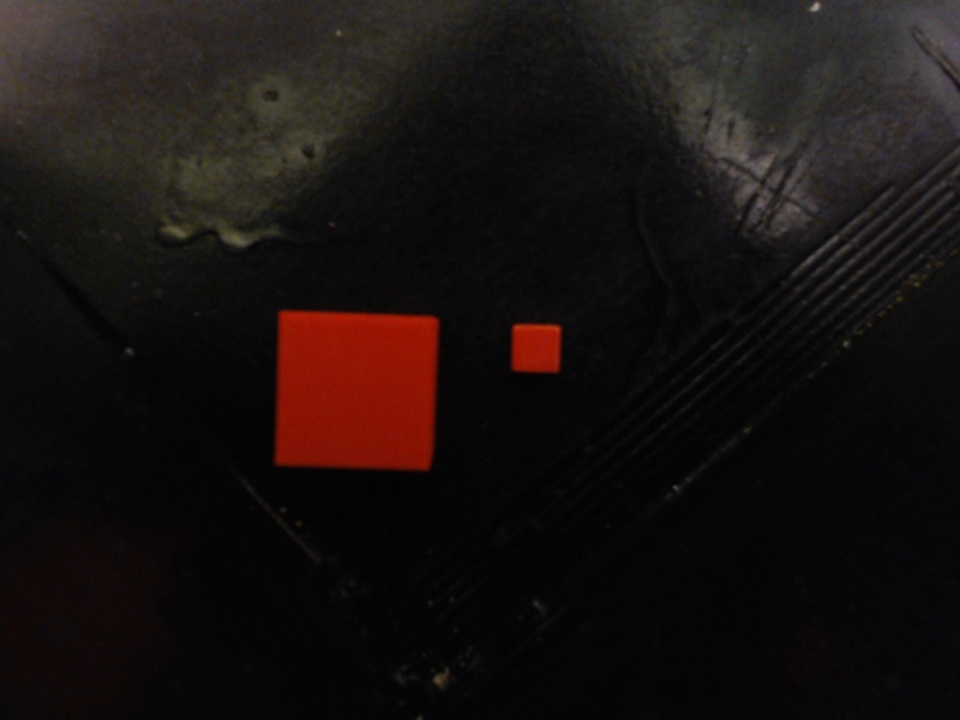
#> input picture img/testing/top.jpg, 960 x 720 px
$ python objectSize.py   (older library calls are emulated)
#> lines starting #> are read from the running program, lines starting #| are printed output that depends on the picture; after the words box and inside, x2 and y2 are one past the last pixel; in counts of white or black regions, pixels touching at a corner belong together; long printed decimals are rounded
# Heavily based on code by Adrian Rosebebrock:
# https://www.pyimagesearch.com/2016/03/28/measuring-size-of-objects-in-an-image-with-opencv/

# import the necessary packages
from scipy.spatial import distance as dist
from imutils import perspective
from imutils import contours
import numpy as np
import argparse
import imutils
import cv2

# Variables of interest
cameraType = "top"
refObjectWidth = 10 # Width of reference object in millimeters
objArea = None;
test = None; # Test variable to be thrown around

if cameraType is "side":
    inputImgPath = "img/testing/side.jpg"
    orderingDirection = "left-to-right"
    cannyLowerBound = 70;
else:
    inputImgPath = "img/testing/top.jpg"
    orderingDirection = "right-to-left"
    cannyLowerBound = 30;


# Function that returns midpoint between two points
def midpoint(ptA, ptB):
    return ((ptA[0] + ptB[0]) * 0.5, (ptA[1] + ptB[1]) * 0.5)

# PART 1 : Extracting objects from image #

# load the image, convert it to grayscale, and blur it slightly
img = cv2.imread(inputImgPath)
#> img is the input picture: shape (720, 960, 3); mean B, G, R 16.4, 17.9, 24.1
#img = cv2.cvtColor(img, cv2.COLOR_BGR2HSV)
gray = cv2.cvtColor(img, cv2.COLOR_BGR2GRAY)
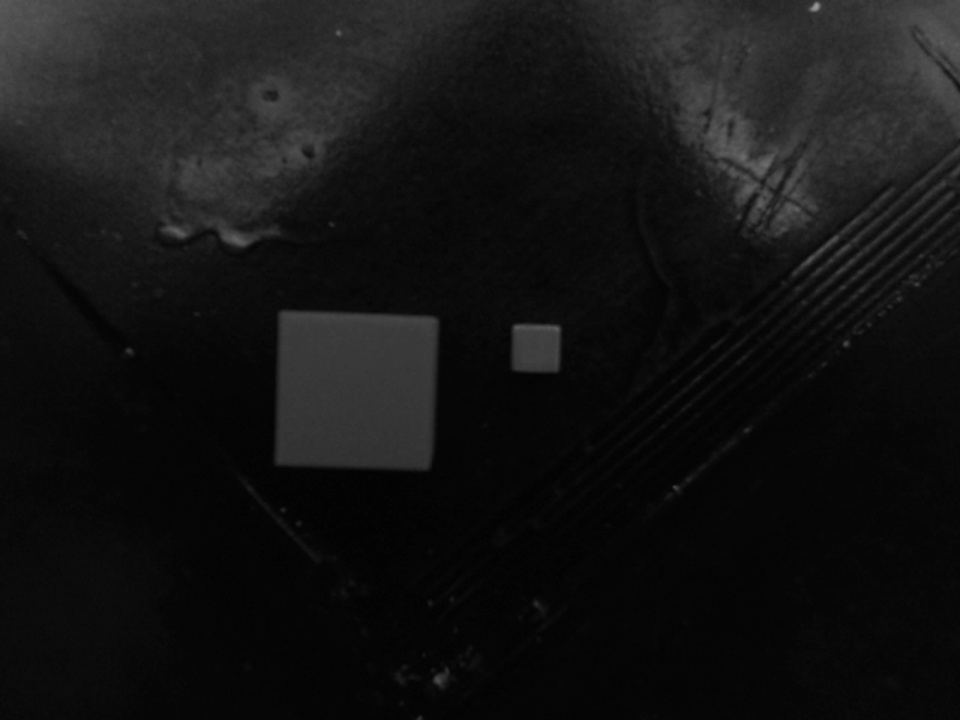
#> gray: shape (720, 960); min 1, max 156, mean 19.6
gray = cv2.GaussianBlur(gray, (7, 7), 0)

# perform edge detection, then perform a dilation + erosion to close gaps
edged = cv2.Canny(gray, cannyLowerBound, 100)
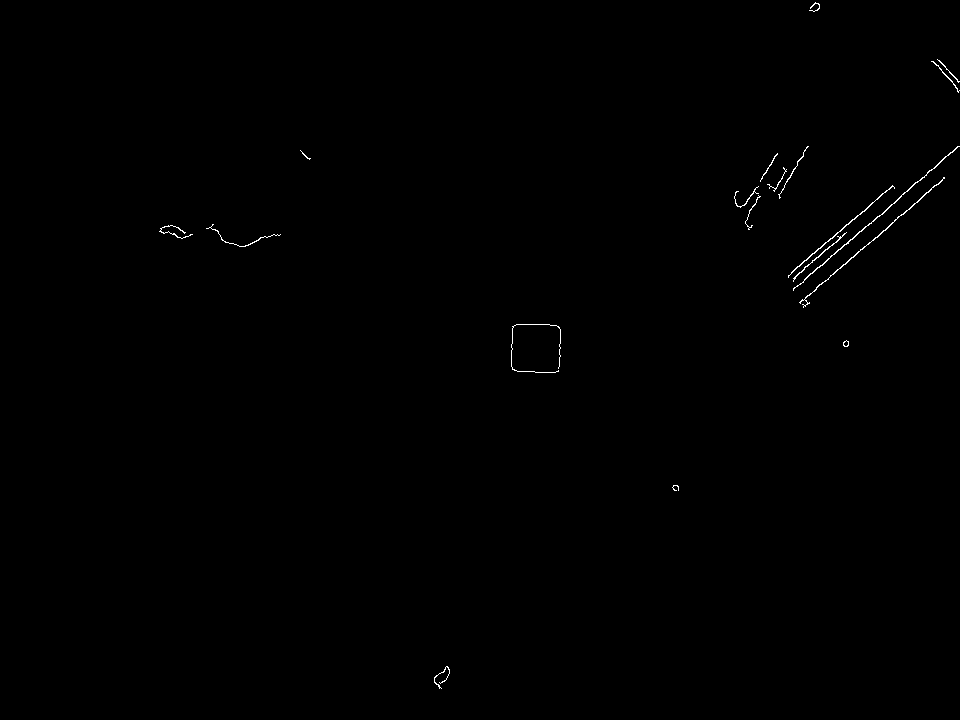
#> edged: shape (720, 960); 0.25% white in thin lines or dots, all inside (x1, y1, x2, y2) = (159, 2, 960, 689)
edged = cv2.dilate(edged, None, iterations=4)
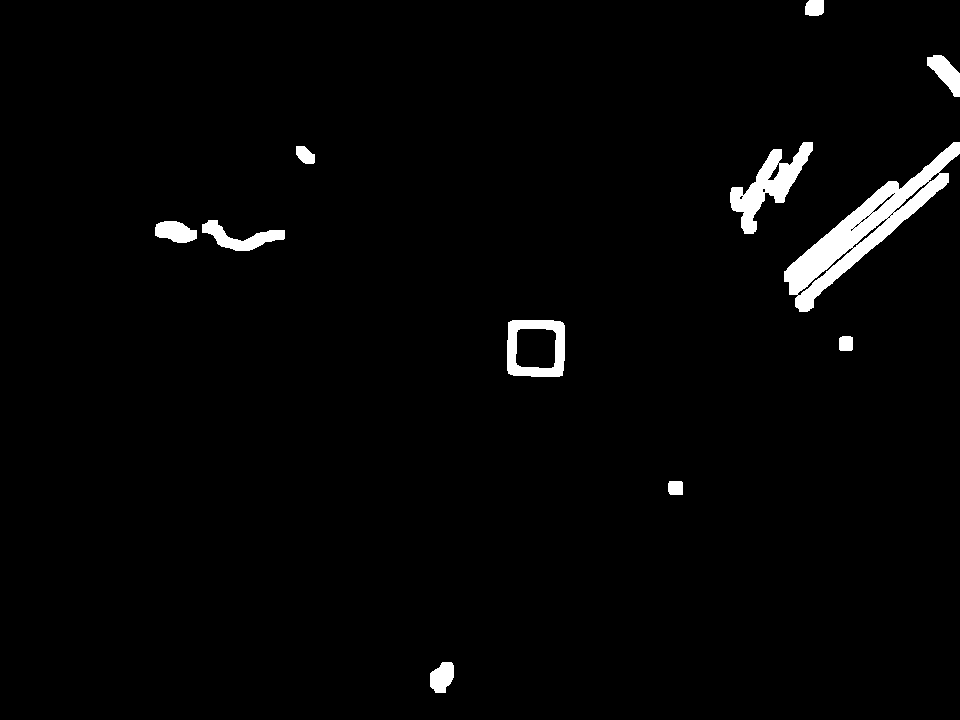
#> edged: shape (720, 960); 2.3% white; 11 white regions, largest, box (x1, y1, x2, y2) and area: (784, 142, 960, 312) 7362, (730, 142, 813, 234) 2689, (507, 320, 565, 377) 1754
edged = cv2.erode(edged, None, iterations=1)
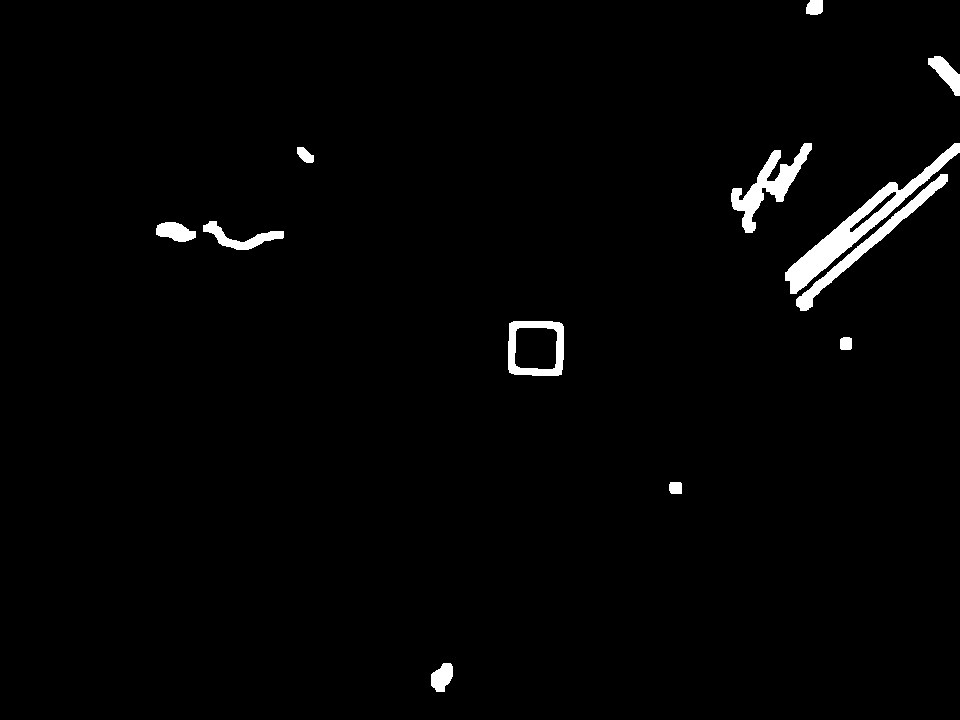
#> edged: shape (720, 960); 1.8% white; 12 white regions

# find contours in the edge map
cnts = cv2.findContours(edged.copy(), cv2.RETR_EXTERNAL,
                        cv2.CHAIN_APPROX_SIMPLE)
#> cnts = 12 contours; largest, box (x1, y1, x2, y2) and area: (785, 143, 960, 294) 3990, (508, 321, 564, 376) 2871, (731, 143, 812, 233) 1984, (796, 174, 948, 311) 1840, (203, 221, 284, 250) 720
cnts = imutils.grab_contours(cnts)

# sort the contours and initialize the 'pixels per metric' calibration variable
(cnts, _) = contours.sort_contours(cnts, orderingDirection)
pixelsPerMetric = None

# loop over the contours individually
for c in cnts:
    # if the contour is not sufficiently large, ignore it
    if cv2.contourArea(c) < 500:
        continue

    # compute the rotated bounding box of the contour
    orig = img.copy()
    box = cv2.minAreaRect(c)
    box = cv2.cv.BoxPoints(box) if imutils.is_cv2() else cv2.boxPoints(box)
    box = np.array(box, dtype="int")

    # order the points in the contour such that they appear
    # in top-left, top-right, bottom-right, and bottom-left
    # order, then draw the outline of the rotated bounding
    # box
    box = perspective.order_points(box)
    cv2.drawContours(orig, [box.astype("int")], -1, (0, 255, 0), 2)


    # loop over the original points and draw them
    for (x, y) in box:
        cv2.circle(orig, (int(x), int(y)), 5, (0, 0, 255), -1)

    # unpack the ordered bounding box, then compute the midpoint
    # between the top-left and top-right coordinates, followed by
    # the midpoint between bottom-left and bottom-right coordinates
    (tl, tr, br, bl) = box
    (tltrX, tltrY) = midpoint(tl, tr)
    (blbrX, blbrY) = midpoint(bl, br)

    # compute the midpoint between the top-left and top-right points,
    # followed by the midpoint between the top-righ and bottom-right
    (tlblX, tlblY) = midpoint(tl, bl)
    (trbrX, trbrY) = midpoint(tr, br)

    # draw the midpoints on the image
    cv2.circle(orig, (int(tltrX), int(tltrY)), 5, (255, 0, 0), -1)
    cv2.circle(orig, (int(blbrX), int(blbrY)), 5, (255, 0, 0), -1)
    cv2.circle(orig, (int(tlblX), int(tlblY)), 5, (255, 0, 0), -1)
    cv2.circle(orig, (int(trbrX), int(trbrY)), 5, (255, 0, 0), -1)

    # draw lines between the midpoints
    cv2.line(orig, (int(tltrX), int(tltrY)), (int(blbrX), int(blbrY)),
             (255, 0, 255), 2)
    cv2.line(orig, (int(tlblX), int(tlblY)), (int(trbrX), int(trbrY)),
             (255, 0, 255), 2)

    # compute the Euclidean distance between the midpoints
    dA = dist.euclidean((tltrX, tltrY), (blbrX, blbrY))
    dB = dist.euclidean((tlblX, tlblY), (trbrX, trbrY))

    # if the pixels per metric has not been initialized, then
    # compute it as the ratio of pixels to supplied metric
    # (in this case, inches)
    if pixelsPerMetric is None:
        pixelsPerMetric = dB / refObjectWidth

    # compute the size of the object
    dimA = dA / pixelsPerMetric # "width" (x-axis)
    dimB = dB / pixelsPerMetric # "height" (y-axis)
    print("X-axis:" , dimA)
    print("Y-axis:" , dimB)

    # draw the object sizes on the image
    cv2.putText(orig, "{:.1f}mm".format(dimA),
                (int(tltrX - 15), int(tltrY - 10)), cv2.FONT_HERSHEY_SIMPLEX,
                0.65, (255, 255, 255), 2)
    cv2.putText(orig, "{:.1f}mm".format(dimB),
                (int(trbrX + 10), int(trbrY)), cv2.FONT_HERSHEY_SIMPLEX,
                0.65, (255, 255, 255), 2)
#> this loop made 12 passes
#> (tl, tr, br, bl, tltrX, tltrY, blbrX, blbrY) on pass 1: ([937, 49], [969, 85], [956, 97], [925, 60], 953, 67, 940.5, 78.5)
#> (tl, tr, br, bl, tltrX, tltrY, blbrX, blbrY) on passes 4, 5, 6, 8, 11, 12: ([792, 301], [942, 169], [953, 181], [803, 313], 867, 235, 878, 247), ([776, 277], [948, 130], [964, 148], [792, 296], 862, 203.5, 878, 222), ([716, 204], [793, 125], [825, 156], [748, 235], 754.5, 164.5, 786.5, 195.5), ([508, 321], [563, 321], [563, 375], [508, 375], 535.5, 321, 535.5, 375), ([203, 219], [283, 231], [280, 255], [200, 243], 243, 225, 240, 249), ([159, 217], [197, 228], [192, 245], [154, 234], 178, 222.5, 173, 239.5)
#| X-axis: 3.523
#| Y-axis: 10.0
#| X-axis: 3.376
#| Y-axis: 41.443
#| X-axis: 5.073
#| Y-axis: 46.996
#| X-axis: 9.241
#| Y-axis: 22.881
#| X-axis: 11.200
#| Y-axis: 11.408
#> (further printed lines are left out)
#> after the loop, pixelsPerMetric = 4.82


# show the output image (and steps to get there)
if test is not None:
    cv2.imshow("Test", test)
cv2.imshow("Input", img)
cv2.imshow("Grayscale + blurred", gray)
cv2.imshow("Canny edge detected", edged)

cv2.imshow("Output", orig)
cv2.waitKey()
cv2.destroyAllWindows()
